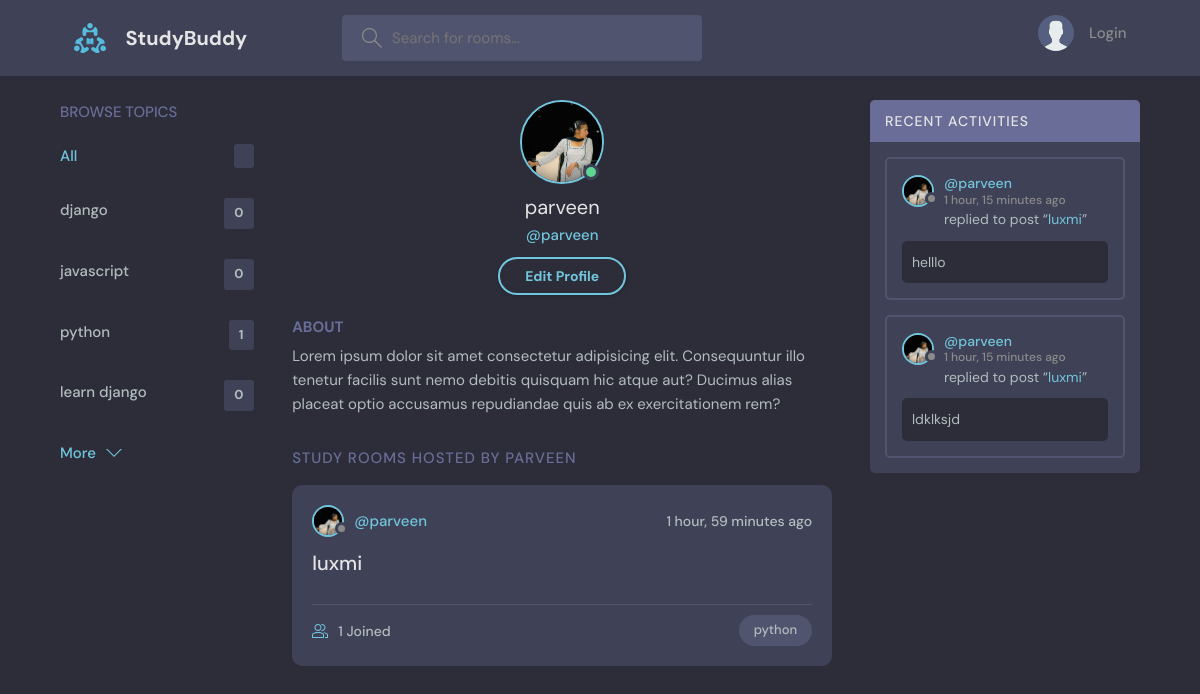
Screenshot of /user-profile/1 with the database file from the repository.
### base/models.py (models this page shows, shortened)
class Topic(models.Model):
    name = models.CharField(max_length=100)

class User(AbstractUser):
      name = models.CharField(max_length=200, null=True)
      email = models.EmailField(unique=True, null=True)
      bio =models.TextField(max_length=250, null=True)
      avatar = models.ImageField(null=True, default="avatar.svg")
      USERNAME_FIELD='email'
      REQUIRED_FIELDS = ['username']

class Room(models.Model):
    host=models.ForeignKey(User, on_delete=models.SET_NULL, null=True )
    name = models.CharField(max_length=100)
    topic=models.ForeignKey(Topic, on_delete=models.CASCADE, null=True)
    participants=models.ManyToManyField(User, related_name='participants', blank=True)
    description = models.TextField(max_length=250)
    created_at = models.DateTimeField(auto_now_add=True)
    updated_at = models.DateTimeField(auto_now=True)
    class Meta:
        ordering = ['-created_at', 'updated_at']

class Message(models.Model):
    user= models.ForeignKey(User, on_delete=models.SET_NULL, null=True)
    room = models.ForeignKey(Room, on_delete=models.CASCADE, null=True)
    body=models.TextField()
    created_at = models.DateTimeField(auto_now_add=True, null=True)
    class Meta:
        ordering = ['-created_at']

### base/views.py (the view)
# urls.py: path('user-profile/<str:pk>', views.userProfile, name='user-profile'),
def userProfile(request, pk):
    user = User.objects.get(id=pk)
    room= user.room_set.all()
    topic = Topic.objects.all()
    room_message = user.message_set.all()
    context={'user': user, 'rooms': room, 'topics':topic, 'room_message': room_message}
    return render(request, 'base/profile.html', context)

### base/templates/base/profile.html
{% extends 'main.html' %}
{% block content %}
  <main class="profile-page layout layout--3">
    <div class="container">
      {% include 'base/topics_component.html' %}
      <div class="roomList">
        <div class="profile">
          <div class="profile__avatar">
            <div class="avatar avatar--large active">
              <img src="{{user.avatar.url}}" />
            </div>
          </div>
          <div class="profile__info">
            <h3>{{user.username}}</h3>
            <p>@{{user.username}}</p>
            <a href="{% url 'update-profile' %}" class="btn btn--main btn--pill">Edit Profile</a>
          </div>
          <div class="profile__about">
            <h3>About</h3>
            <p>
              Lorem ipsum dolor sit amet consectetur adipisicing elit. Consequuntur illo tenetur
              facilis sunt nemo debitis quisquam hic atque aut? Ducimus alias placeat optio
              accusamus repudiandae quis ab ex exercitationem rem?
            </p>
          </div>
        </div>
        <div class="roomList__header">
          <div>
            <h2>Study Rooms Hosted by {{user.username}}</a>
            </h2>
          </div>
        </div>
        {% include 'base/feed_component.html' %}
      </div>
      {% include 'base/activity_component.html' %}
    </div>
  </main>
  {% endblock %}

### templates/main.html (shortened to what this page needs)
<!DOCTYPE html>
{% load static %}
<html lang="en">
  <head>
    <link rel="stylesheet" href="{% static 'styles/style.css' %}" />
  </head>
  <body>
    {% include 'navbar.html' %}
    <div>
        {% block content  %}
        {% endblock %}
    </div>
  </body>
</html>

### templates/navbar.html (shortened to what this page needs)
    {% load static %}
    <header class="header header--loggedIn">
      <div class="container">
        <a href="{% url 'home' %}" class="header__logo">
          <img src="{% static 'images/logo.svg' %}" alt=""/>
          <h1>StudyBuddy</h1>
        </a>
        <form class="header__search" action="{% url 'home' %}" method="GET" >
          <label>
            <input name="q" type="text" placeholder="Search for rooms..." />
          </label>
        </form>
        <nav class="header__menu">
          {% if request.user.is_authenticated %}
          <div class="header__user">
            <a href="{% url 'user-profile' user.id %}">
              <div class="avatar avatar--medium active">
                <img src="{{request.user.avatar.url}}" />
              </div>
              <p>{{request.user.username}} <span>@{{request.user.username}}</span></p>
            </a>
            <button class="dropdown-button" >
              <svg version="1.1" xmlns="http://www.w3.org/2000/svg" width="32" height="32" viewBox="0 0 32 32">
                <title>chevron-down</title>
                <path d="M16 21l-13-13h-3l16 16 16-16h-3l-13 13z"></path>
              </svg>
            </button>
          </div>
          <div class="dropdown-menu">
            <a href="{% url 'user-setting' %}" class="dropdown-link"
              ><svg version="1.1" xmlns="http://www.w3.org/2000/svg" width="32" height="32" viewBox="0 0 32 32">
                <title>tools</title>
                <path
                  d="M27.465 32c-1.211 0-2.35-0.471-3.207-1.328l-9.392-9.391c-2.369 0.898-4.898 0.951-7.355 0.15-3.274-1.074-5.869-3.67-6.943-6.942-0.879-2.682-0.734-5.45 0.419-8.004 0.135-0.299 0.408-0.512 0.731-0.572 0.32-0.051 0.654 0.045 0.887 0.277l5.394 5.395 3.586-3.586-5.394-5.395c-0.232-0.232-0.336-0.564-0.276-0.887s0.272-0.596 0.572-0.732c2.552-1.152 5.318-1.295 8.001-0.418 3.274 1.074 5.869 3.67 6.943 6.942 0.806 2.457 0.752 4.987-0.15 7.358l9.392 9.391c0.844 0.842 1.328 2.012 1.328 3.207-0 2.5-2.034 4.535-4.535 4.535zM15.101 19.102c0.26 0 0.516 0.102 0.707 0.293l9.864 9.863c0.479 0.479 1.116 0.742 1.793 0.742 1.398 0 2.535-1.137 2.535-2.535 0-0.668-0.27-1.322-0.742-1.793l-9.864-9.863c-0.294-0.295-0.376-0.74-0.204-1.119 0.943-2.090 1.061-4.357 0.341-6.555-0.863-2.631-3.034-4.801-5.665-5.666-1.713-0.561-3.468-0.609-5.145-0.164l4.986 4.988c0.391 0.391 0.391 1.023 0 1.414l-5 5c-0.188 0.188-0.441 0.293-0.707 0.293s-0.52-0.105-0.707-0.293l-4.987-4.988c-0.45 1.682-0.397 3.436 0.164 5.146 0.863 2.631 3.034 4.801 5.665 5.666 2.2 0.721 4.466 0.604 6.555-0.342 0.132-0.059 0.271-0.088 0.411-0.088z"
                ></path>
              </svg>
              Settings</a
            >
            <a href="{% url 'logout' %}" class="dropdown-link"
              ><svg version="1.1" xmlns="http://www.w3.org/2000/svg" width="32" height="32" viewBox="0 0 32 32">
                <title>sign-out</title>
                <path
                  d="M3 0h22c0.553 0 1 0 1 0.553l-0 3.447h-2v-2h-20v28h20v-2h2l0 3.447c0 0.553-0.447 0.553-1 0.553h-22c-0.553 0-1-0.447-1-1v-30c0-0.553 0.447-1 1-1z"
                ></path>
                <path
                  d="M21.879 21.293l1.414 1.414 6.707-6.707-6.707-6.707-1.414 1.414 4.293 4.293h-14.172v2h14.172l-4.293 4.293z"
                ></path>
              </svg>
              Logout</a
            >
          </div>
          {% else %}
          <a href="{% url 'login'  %}">
            <img src="{% static 'images/avatar.svg' %}" alt="" />
            <p>Login</p>
          </a>
          {% endif %}
        </nav>
      </div>
    </header>

### base/templates/base/topics_component.html
<div class="topics">
    <div class="topics__header">
      <h2>Browse Topics</h2>
    </div>
    <ul class="topics__list">
      <li>
        <a href="{% url 'home' %}" class="active">All <span>{{room_counts}}</span></a>
      </li>
      {% for topic in topics %}
      <li>
        <a href="{% url 'home' %}?q={{topic.name}}">{{topic.name}} <span>{{topic.room_set.all.count}}</span></a>
      </li>
      {%endfor%}
    </ul>
    <a class="btn btn--link" href="{% url 'topics' %}">
      More
      <svg version="1.1" xmlns="http://www.w3.org/2000/svg" width="32" height="32" viewBox="0 0 32 32">
        <title>chevron-down</title>
        <path d="M16 21l-13-13h-3l16 16 16-16h-3l-13 13z"></path>
      </svg>
    </a>
  </div>

### base/templates/base/feed_component.html (shortened to what this page needs)
{% for room in rooms %}
<div class="roomListRoom">
    <div class="roomListRoom__header">
      <a href="{% url 'user-profile' room.host.id %}" class="roomListRoom__author">
        <div class="avatar avatar--small">
          <img src="{{room.host.avatar.url}}" />
        </div>
        <span>@{{room.host.username}}</span>
      </a>
      <div class="roomListRoom__actions">
        <span>{{room.created_at | timesince}} ago</span>
      </div>
    </div>
    <div class="roomListRoom__content">
      <a href="{% url 'room' room.id %}">{{room.name}}</a>
    </div>
    <div class="roomListRoom__meta">
      <a href="room.html" class="roomListRoom__joined">
        {{room.participants.all.count}} Joined
      </a>
      <p class="roomListRoom__topic">{{room.topic.name}}</p>
    </div>
  </div>
  {% endfor %}

### base/templates/base/activity_component.html (shortened to what this page needs)
<div class="activities">
    <div class="activities__header">
      <h2>Recent Activities</h2>
    </div>
    {% for message in room_message %}
    <div class="activities__box">
      <div class="activities__boxHeader roomListRoom__header">
        <a href="{% url 'user-profile' message.user.id %}" class="roomListRoom__author">
          <div class="avatar avatar--small">
            <img src="{{message.user.avatar.url}}" alt=""/>
          </div>
          <p>
            @{{message.user.username}}
            <span>{{message.created_at | timesince}} ago</span>
          </p>
        </a>
      </div>
      <div class="activities__boxContent">
        <p>replied to post “<a href="{% url 'room' message.room.id %}">{{message.room.name}}</a>”</p>
        <div class="activities__boxRoomContent">
          {{message.body}}
        </div>
      </div>
    </div>
    {% endfor %}
  </div>

### rows the page displays
Topic: name "django", room_set.all.count "0"
Topic: name "javascript", room_set.all.count "0"
Topic: name "python", room_set.all.count "1"
Topic: name "learn django", room_set.all.count "0"
User: avatar (picture), username "parveen", username "PARVEEN"
Room: host.avatar (picture), host.username "parveen", created_at "1 hour, 59 minutes", name "luxmi", participants.all.count "1", topic.name "python"
Message: user.avatar (picture), user.username "parveen", created_at "1 hour, 15 minutes", room.name "luxmi", body "helllo"
Message: user.avatar (picture), user.username "parveen", created_at "1 hour, 15 minutes", room.name "luxmi", body "ldklksjd"
